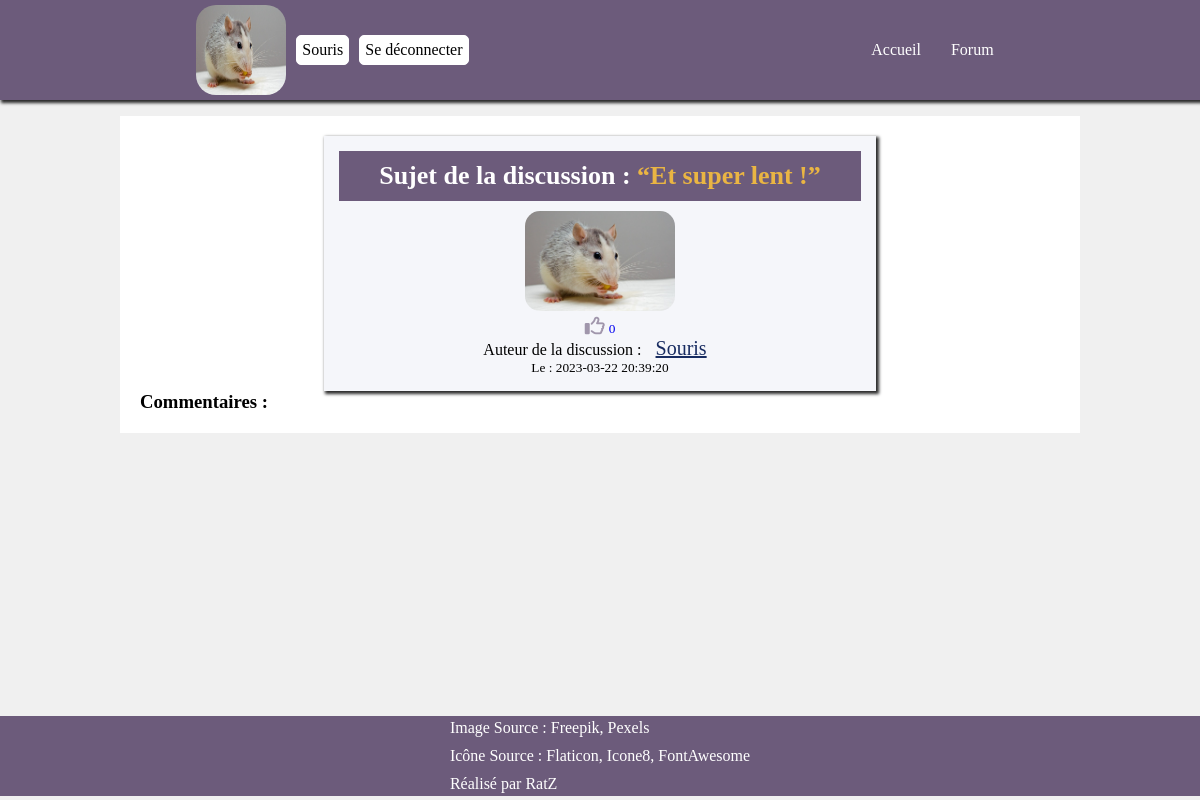
The app's page /?action=comment&id_d=43 (signed in) with its own data.
### tables this page shows
CREATE TABLE `discussion` (
  `id_d` int NOT NULL AUTO_INCREMENT,
  `id_users` int NOT NULL,
  `id_messages` int NOT NULL,
  `title` varchar(45) NOT NULL,
  `date` datetime DEFAULT CURRENT_TIMESTAMP,
  PRIMARY KEY (`id_d`),
  KEY `id_users_d_idx` (`id_users`),
  KEY `id_messages_d_idx` (`id_messages`),
  CONSTRAINT `id_messages_d` FOREIGN KEY (`id_messages`) REFERENCES `messages` (`id_m`),
  CONSTRAINT `id_users_d` FOREIGN KEY (`id_users`) REFERENCES `users` (`id_u`)
);

CREATE TABLE `users` (
  `id_u` int NOT NULL AUTO_INCREMENT,
  `pseudo` varchar(55) NOT NULL,
  `email` varchar(55) NOT NULL,
  `password` varchar(255) NOT NULL,
  `avatar` varchar(255) DEFAULT 'default.png',
  PRIMARY KEY (`id_u`)
);

### src/controllers/comment.controllers.php (called while the page is built, shortened)
<?php
function getViewComment()
{
  $discussion = new Discussion();
  $like = new Like();
  $infosDiscussion = $discussion->getInfosOfDiscussion($_GET['id_d']);
  $totalLikes = $like->countLikeOfDiscussion($_GET['id_d']);
  $countLikes = $totalLikes[0]["count(*)"];
  $checkLikedBtn = $like->checkIfUserLiked($_GET['id_d'], $_SESSION['id_user']);
  if ($checkLikedBtn == false) {
    $checkLikedBtn['like'] = 0;
  }
  require_once('./src/views/forum/comment/comment.view.php');
  require_once('./src/views/templates/main.template.php');
}

### src/models/class/database.class.php (called while the page is built, shortened)
<?php
class Database
{
  private $host = '127.0.0.1';
  private $port = '3306';
  private $database = 'forum_ecf';
  public function __construct() {
    $this->pdo = new PDO(
      'mysql:host=' . $this->host . ';port=' . $this->port . ';dbname=' . $this->database,
      $this->nameDB = getenv('DB_NAME'),
      $this->password = getenv('DB_PWD'),
      [
        PDO::ATTR_ERRMODE => PDO::ERRMODE_EXCEPTION,
        PDO::ATTR_DEFAULT_FETCH_MODE => PDO::FETCH_ASSOC,
        PDO::MYSQL_ATTR_INIT_COMMAND => 'SET NAMES utf8;'
      ]
    );
  }
}

### src/models/class/discussion.class.php (called while the page is built, shortened)
<?php
require_once __DIR__ . './database.class.php';
class Discussion extends Database
{
  function getInfosOfDiscussion(string $idDiscussion): bool | array {
    $getInfosOfDiscussion = $this->pdo->prepare("SELECT discussion.* , users.* FROM discussion
    INNER JOIN users WHERE discussion.id_users = users.id_u AND id_d = :idDiscussion");
    $getInfosOfDiscussion->bindParam('idDiscussion', $idDiscussion);
    $getInfosOfDiscussion->execute();
    return $getInfos = $getInfosOfDiscussion->fetch();
  }
}

### src/models/class/like.class.php (called while the page is built, shortened)
<?php
require_once __DIR__ . './database.class.php';
class Like extends Database
{
  function countLikeOfDiscussion($idDiscussion): array {
    $countLikeOfDiscussion = $this->pdo->prepare("SELECT count(*) , discussion.id_d FROM likes
    INNER JOIN discussion WHERE likes.id_discussions = :idDiscussion AND discussion.id_d = :idDiscussion AND likes.like = 1");
    $countLikeOfDiscussion->bindParam('idDiscussion', $idDiscussion);
    $countLikeOfDiscussion->execute();
    return $totalCount = $countLikeOfDiscussion->fetchAll();
  }
  function checkIfUserLiked($idDiscussion, $idUsers) {
    $checkIfUserLiked = $this->pdo->prepare("SELECT * FROM likes WHERE id_discussions = :idDiscussion AND id_users = :idUsers");
    $checkIfUserLiked->bindParam('idDiscussion', $idDiscussion);
    $checkIfUserLiked->bindParam('idUsers', $idUsers);
    $checkIfUserLiked->execute();
    return $checkIfLiked = $checkIfUserLiked->fetch();
  }
}

### src/views/forum/comment/comment.view.php (the view, shortened to what this page needs)
<link rel="stylesheet" href="./assets/css/comment.style.css" type="text/css">
<main>
  <article id="main-box">
    <section id="info-comment">
      <h2 class="text-center">Sujet de la discussion : <span>“<?= $infosDiscussion['title']; ?>”</span></h2>
      <img src="./assets/images/uploads/<?= $infosDiscussion['avatar'] ?? ''; ?>">
      <a id="like" href="./?action=comment&id_d=<?= $_GET['id_d']; ?>&liked=<?= $checkLikedBtn['like']; ?>">
        <i class="far fa-thumbs-up" <?= $checkLikedBtn['like'] == '1' ? 'style="color:#1f48ba"' : '' ?>></i>
        <small><?= $countLikes ?></small>
      </a>
      <p>Auteur de la discussion : <span class="nameUser"><?= $infosDiscussion['pseudo']; ?></span></p>
      <small>Le : <?= $infosDiscussion['date']; ?></small>
    </section>
    <h3>Commentaires : </h3>
  </article>
</main>

### assets/css/style.css (style rules this page uses)
:root { --border: 1px solid #2b2b2b; --box-shadow: 2px 2px 3px 1px #2b2b2b; }
* { margin: 0; padding: 0; box-sizing: border-box; }
body { background-color: #f0f0f0; cursor: url('./../images/import/cat-paws.png'), auto; }
.text-center { text-align: center; }

### assets/css/comment.style.css (style rules this page uses)
main { min-height: 75vh; }
#main-box { display: flex; flex-direction: column; background-color: white; margin: 1rem auto; padding: 20px; width: 80%; }
h2 { background-color: #6c5b7b; width: 100%; font-size: 26px; text-align: center; color: white; padding: 10px; margin-bottom: 10px; }
#info-comment { display: flex; align-items: center; flex-direction: column; background-color: #f5f6fa; width: 60%; margin: auto; padding: 15px; box-shadow: var(--box-shadow); }
#info-comment img { max-width: 150px; max-height: 150px; border-radius: 15px; }
#info-comment a { margin-top: 5px; }
.far { font-size: 20px; color: #6c5b7b9e; }
.nameUser { color: #182C61; padding: 10px; font-size: 20px; text-decoration: underline; }
span { color: #EAB543; }
#like { text-decoration: none !important; }

### records on screen
discussion: title "Et super lent !", id_users.avatar (picture), id_users.pseudo "Souris", date "2023-03-22 20:39:20"

### other values on screen
$_SESSION['pseudo'] "Souris"
$countLikes "0"
